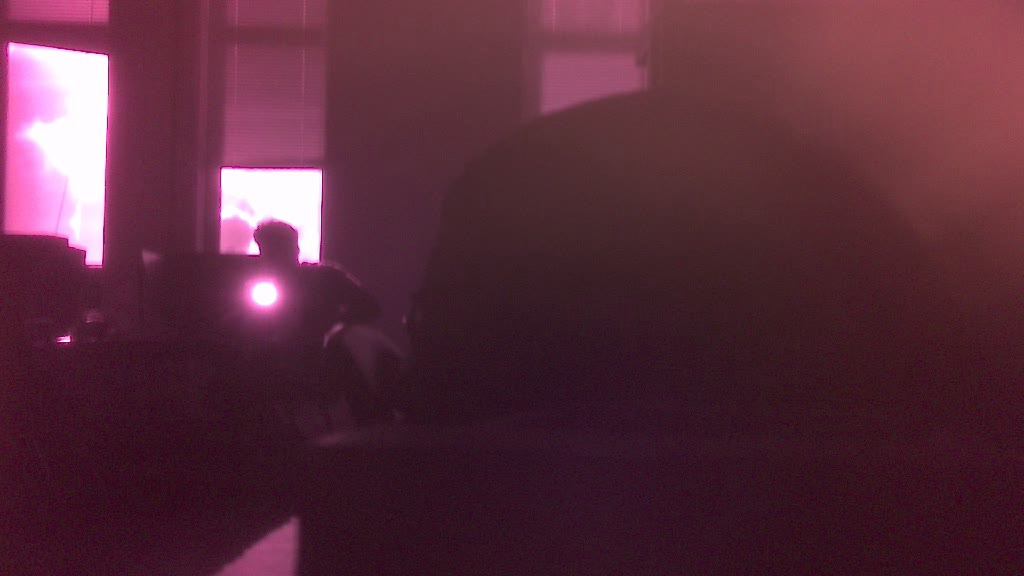
#> input picture Traditional_IR_Filtering/Images/target_10m.jpg, 1024 x 576 px
$ python -i traditional_IR_Detection_Video.py   (imports and definitions only)
#> lines starting #> are read from the running program, lines starting #| are printed output that depends on the picture; after the words box and inside, x2 and y2 are one past the last pixel; in counts of white or black regions, pixels touching at a corner belong together
import cv2
import numpy as np
import multiprocessing as mp
import time
import statistics
from skimage.measure import label, regionprops
from skimage.transform import hough_circle, hough_circle_peaks

video_path = "./Traditional_IR_Filtering/Videos/video_15_out.avi"
#video_path = "./Traditional_IR_Filtering/Videos/video_10metres.mp4"
#video_path = "./Traditional_IR_Filtering/Videos/video_20metres_out.avi"

# [1 line not run here, left out]

# Multiprocessing Parameters
MAX_WORKERS = mp.cpu_count()
FRAME_BUFFER_SIZE = 30  # Buffer size for processed frames


def process_frame(frame):
    """Processes a single frame, detects circles, segments the most circular object,
    and extracts pixel values from it."""

    start_time = time.time()

    # Resize frame to speed up processing
    frame = cv2.resize(frame, (640, 480))
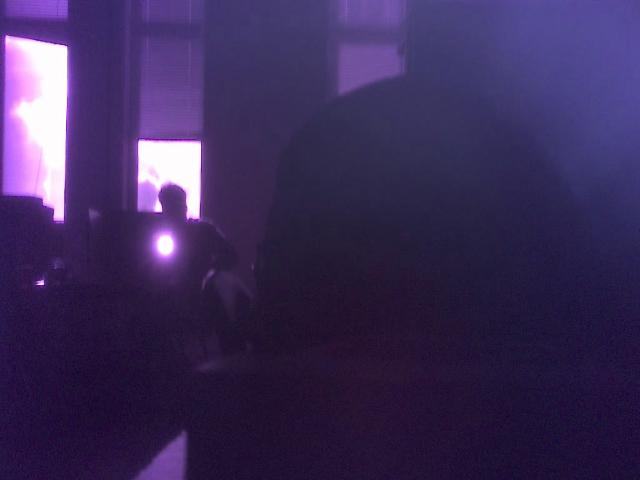
#> frame: shape (480, 640, 3); mean of channels 0, 1, 2 88.8, 43.9, 59.3; drawn as B, G, R

    # Convert to grayscale
    frame_gray = cv2.cvtColor(frame, cv2.COLOR_RGB2GRAY)
    frame_gray_norm = frame_gray / 255.0  # Normalize

    # thresholding
    binary_image = frame_gray_norm > 0.95
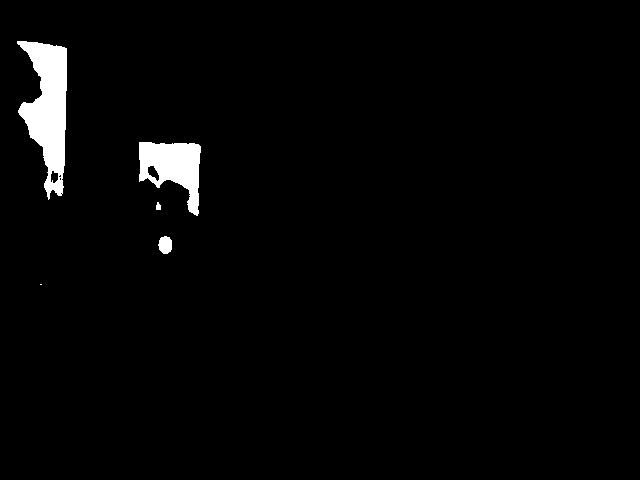
#> binary_image: shape (480, 640) bool; 2.4% white; 5 white regions (1 under 20 px), largest, box (x1, y1, x2, y2) and area: (17, 41, 67, 200) 4462, (139, 142, 201, 216) 2630, (158, 236, 172, 254) 198, (156, 202, 161, 210) 32

    # Remove large non-circular areas
    labeled_img = label(binary_image)
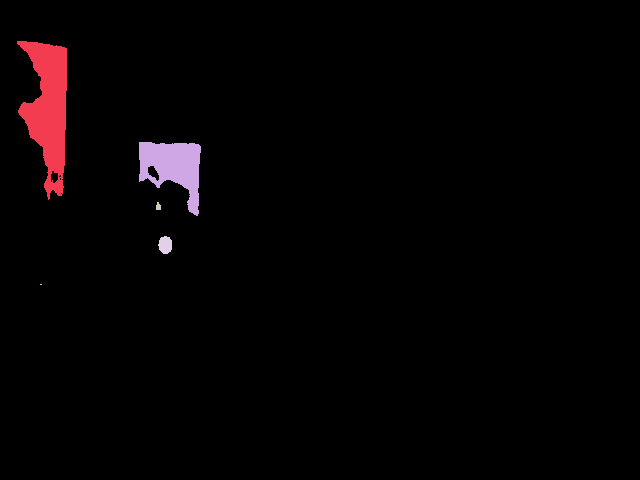
#> labeled_img: shape (480, 640) int32; 6 distinct labels, from 0 to 5; one colour per label, 0 black
    mask = np.zeros_like(binary_image, dtype=bool)

    for region in regionprops(labeled_img):
        if 10 <= region.area <= 500 and region.eccentricity < 0.68:
            mask[labeled_img == region.label] = True
#> this loop made 5 passes
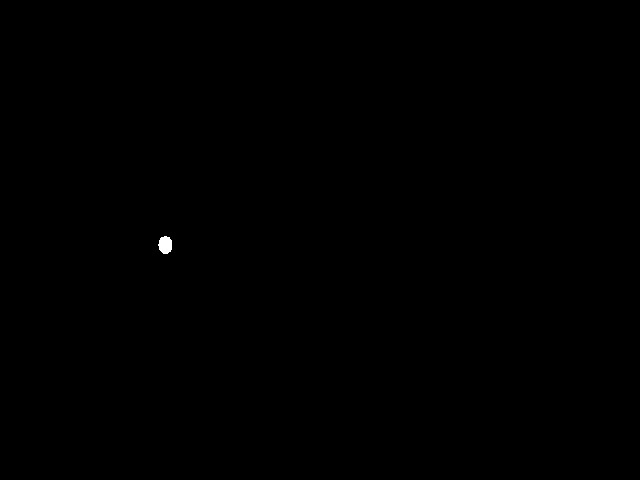
#> mask: shape (480, 640) bool; 0.06% white; 1 white region, box (x1, y1, x2, y2) and area: (158, 236, 172, 254) 198

    # Apply Canny Edge Detection
    edges = cv2.Canny((mask * 255).astype(np.uint8), 50, 150)
#> edges: shape (480, 640); 0.02% white in thin lines or dots, all inside (x1, y1, x2, y2) = (158, 235, 172, 254)

    # Detect circles using Hough Transform
    hough_radii = np.arange(15, 100, 5)  # Search for circles in this range
    hough_res = hough_circle(edges, hough_radii)
    accums, cx, cy, radii = hough_circle_peaks(hough_res, hough_radii, total_num_peaks=5)
#> accums = [0.159, 0.148, 0.125, 0.117, 0.114]; cx = [173, 156, 156, 151, 165]; cy = [244, 244, 247, 245, 238]; radii = [15, 15, 15, 20, 15]

    # Find the most circular object
    most_circular_idx = None
    lowest_eccentricity = float("inf")

    for i, (x, y, r) in enumerate(zip(cx, cy, radii)):
        region_mask = np.zeros_like(mask, dtype=np.uint8)
        cv2.circle(region_mask, (x, y), r, 1, -1)
        labeled_mask = label(region_mask)
        regions = regionprops(labeled_mask)

        if regions:
            eccentricity = regions[0].eccentricity
            if eccentricity < lowest_eccentricity:
                lowest_eccentricity = eccentricity
                most_circular_idx = i
#> this loop made 5 passes
#> (x, y, r, lowest_eccentricity, most_circular_idx) on pass 1: (173, 244, 15, 0, 0)
#> (x, y, r) on passes 2 to 5: (156, 244, 15), (156, 247, 15), (151, 245, 20), (165, 238, 15)
#> pass 1, in process_frame, `labeled_mask = label(region_mask)`:
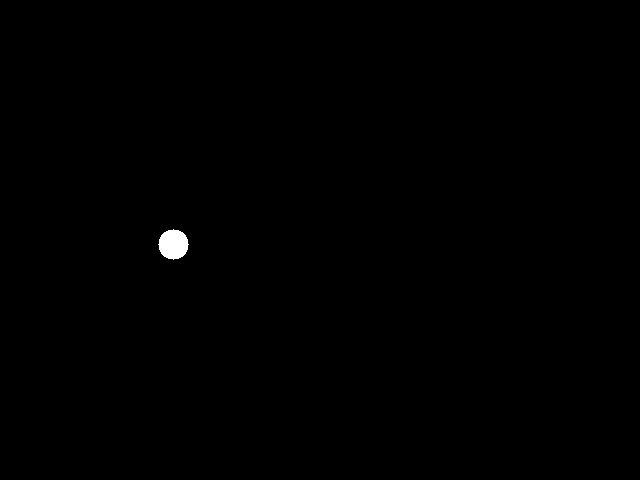
#> labeled_mask: shape (480, 640) int64; values 0 (black) and 1 (white), 0.23% white; 1 white region, box (x1, y1, x2, y2) and area: (158, 229, 189, 260) 709
#> after the loop:
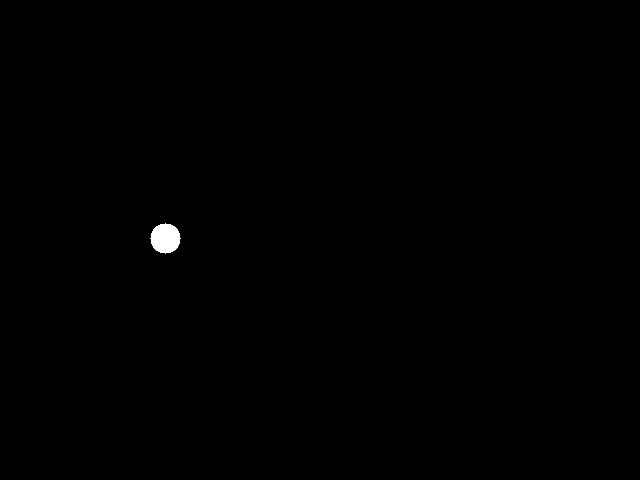
#> labeled_mask: shape (480, 640) int64; values 0 (black) and 1 (white), 0.23% white; 1 white region, box (x1, y1, x2, y2) and area: (150, 223, 181, 254) 709
#> after the loop, lowest_eccentricity = 0; most_circular_idx = 0

    # Prepare output images
    frame_display = cv2.cvtColor(frame_gray, cv2.COLOR_GRAY2BGR)  # Convert grayscale to color for visualization
    segmented_image = np.zeros_like(frame_gray)  # Black background for segmented region

    if most_circular_idx is not None:
        x, y, r = cx[most_circular_idx], cy[most_circular_idx], radii[most_circular_idx]
#> x = 173; y = 244; r = 15

        # Create a circular mask for the segmented region
        circle_mask = np.zeros_like(frame_gray, dtype=np.uint8)
        cv2.circle(circle_mask, (x, y), r, 255, -1)

        # Create a blank grayscale image for visualization
        segmented_image = np.zeros_like(frame_gray)

        # Apply threshold (keep only values > 230)
        threshold_mask = (frame_gray > 230) & (circle_mask == 255)
#> threshold_mask: shape (480, 640) bool; 0.07% white; 1 white region, box (x1, y1, x2, y2) and area: (158, 236, 173, 254) 216

        # Apply the threshold to the segmented image
        segmented_image[threshold_mask] = frame_gray[threshold_mask]

        # Draw the detected circle on the frame display
        cv2.circle(frame_display, (x, y), r, (0, 255, 0), 2)  # Green circle
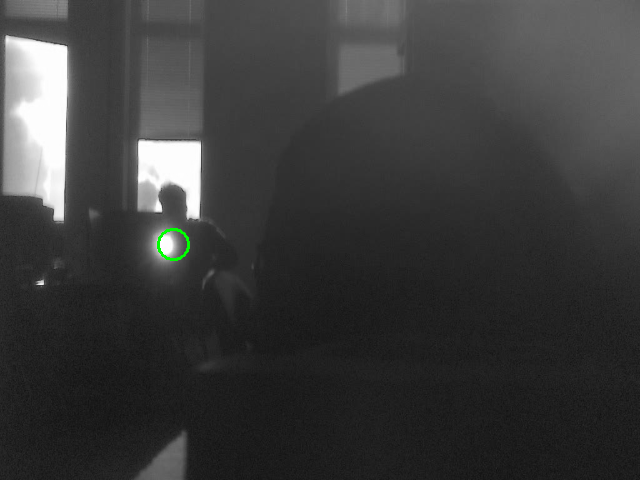
#> frame_display: shape (480, 640, 3); mean B, G, R 59, 59.2, 59

    end_time = time.time()
    return (frame_display, segmented_image, end_time - start_time)


# [72 lines left out: functions display_frames, main, not called in this run]


# [2 lines not run here, left out]

>>> import cv2
>>> picture = cv2.cvtColor(cv2.imread('Images/target_10m.jpg'), cv2.COLOR_BGR2RGB)
>>> result = process_frame(picture)

$ run again, on Traditional_IR_Filtering/Images/target_15m_dark_conditions.jpg
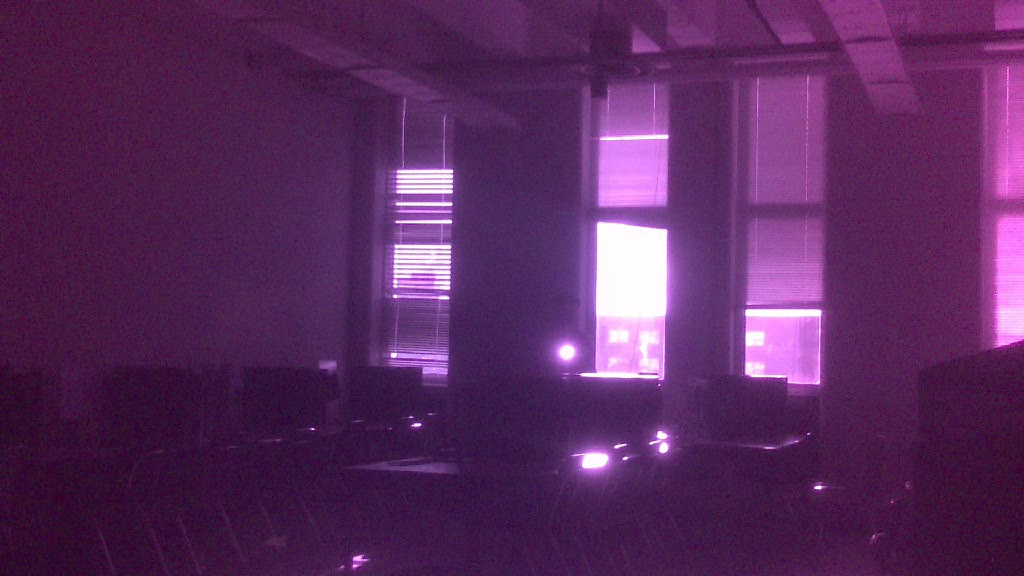
#> input picture Traditional_IR_Filtering/Images/target_15m_dark_conditions.jpg, 1024 x 576 px
#> in process_frame, `binary_image = frame_gray_norm > 0.95`:
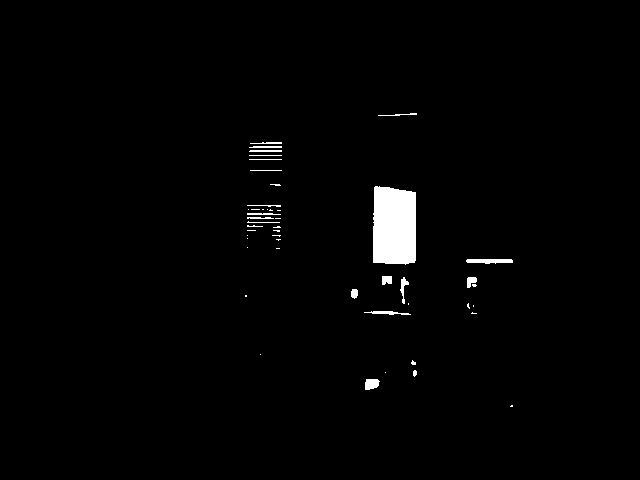
#> binary_image: shape (480, 640) bool; 1.5% white; 48 white regions (27 under 20 px), largest, box (x1, y1, x2, y2) and area: (373, 186, 416, 265) 3183, (466, 259, 513, 264) 191, (365, 379, 380, 390) 134
#> labeled_img: shape (480, 640) int32; 49 distinct labels, from 0 to 48
#> the loop in process_frame, `for region in regionprops(labeled_img):` made 48 passes
#> edges: shape (480, 640); 0.02% white in thin lines or dots, all inside (x1, y1, x2, y2) = (350, 275, 392, 299)
#> accums = [0.114, 0.114, 0.114, 0.114, 0.114]; cx = [376, 388, 372, 342, 386]; cy = [279, 298, 292, 293, 290]; radii = [15, 15, 15, 15, 15]
#> the loop in process_frame, `for i, (x, y, r) in enumerate(zip(cx, cy, radii)):` made 5 passes
#> (x, y, lowest_eccentricity, most_circular_idx) on pass 1: (376, 279, 0, 0)
#> after the loop in process_frame, `for i, (x, y, r) in enumerate(zip(cx, cy, radii)):`: lowest_eccentricity = 0
#> in process_frame, `x, y, r = cx[most_circular_idx], cy[most_circular_idx], radii[most_cir..`: x = 376; y = 279; r = 15
#> circle_mask: shape (480, 640); 0.23% white; 1 white region, box (x1, y1, x2, y2) and area: (361, 264, 392, 295) 709
#> threshold_mask: shape (480, 640) bool; 0.03% white; 2 white regions (1 under 20 px), largest, box (x1, y1, x2, y2) and area: (381, 274, 392, 285) 100
#> in process_frame, `cv2.circle(frame_display, (x, y), r, (0, 255, 0), 2)`:
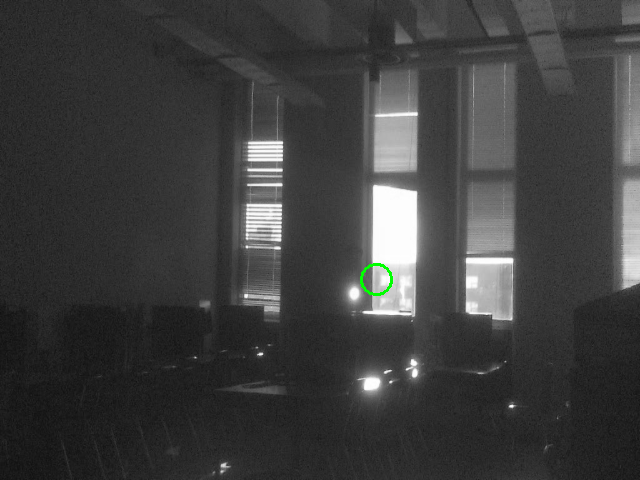
#> frame_display: shape (480, 640, 3); mean B, G, R 61.9, 62.2, 61.9

$ run again, on Traditional_IR_Filtering/Images/target_15m_light_conditions.jpg
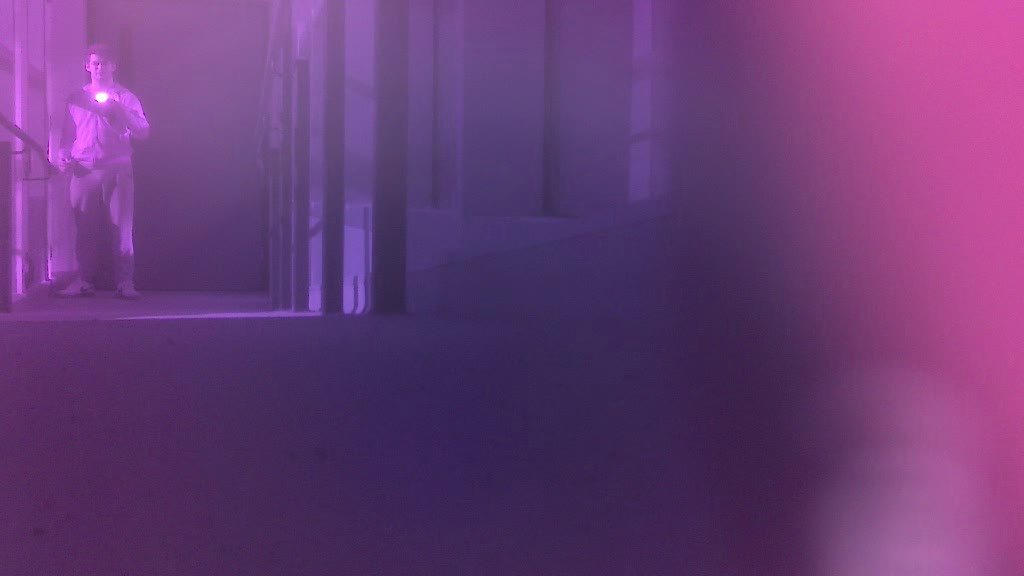
#> input picture Traditional_IR_Filtering/Images/target_15m_light_conditions.jpg, 1024 x 576 px
#> in process_frame, `frame = cv2.resize(frame, (640, 480))`:
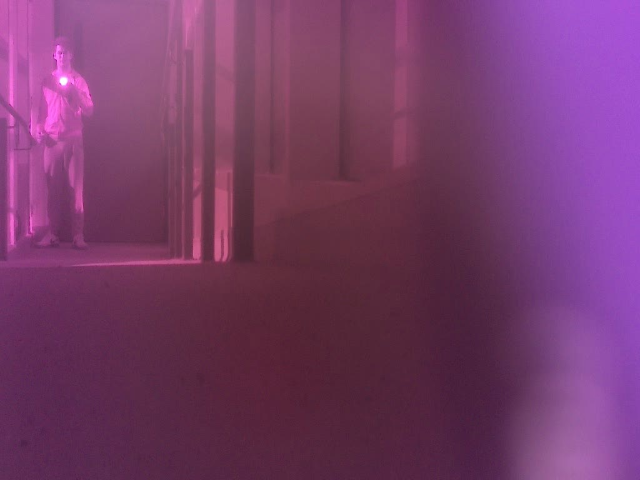
#> frame: shape (480, 640, 3); mean of channels 0, 1, 2 104.8, 59.2, 117.7; drawn as B, G, R
#> binary_image: shape (480, 640) bool; 0.01% white; 1 white region, box (x1, y1, x2, y2) and area: (60, 78, 67, 84) 29
#> the loop in process_frame, `for region in regionprops(labeled_img):` made 1 pass
#> edges: shape (480, 640); 0.01% white in thin lines or dots, all inside (x1, y1, x2, y2) = (60, 77, 67, 84)
#> accums = [0.0795, 0.0682, 0.0682, 0.0682, 0.0682]; cx = [64, 63, 75, 75, 62]; cy = [68, 98, 79, 82, 68]; radii = [15, 15, 15, 15, 15]
#> the loop in process_frame, `for i, (x, y, r) in enumerate(zip(cx, cy, radii)):` made 5 passes
#> (x, y, lowest_eccentricity, most_circular_idx) on pass 1: (64, 68, 0, 0)
#> after the loop in process_frame, `for i, (x, y, r) in enumerate(zip(cx, cy, radii)):`: lowest_eccentricity = 0
#> in process_frame, `x, y, r = cx[most_circular_idx], cy[most_circular_idx], radii[most_cir..`: x = 64; y = 68; r = 15
#> circle_mask: shape (480, 640); 0.23% white; 1 white region, box (x1, y1, x2, y2) and area: (49, 53, 80, 84) 709
#> threshold_mask: shape (480, 640) bool; 0.01% white; 1 white region, box (x1, y1, x2, y2) and area: (60, 78, 67, 84) 34
#> in process_frame, `cv2.circle(frame_display, (x, y), r, (0, 255, 0), 2)`:
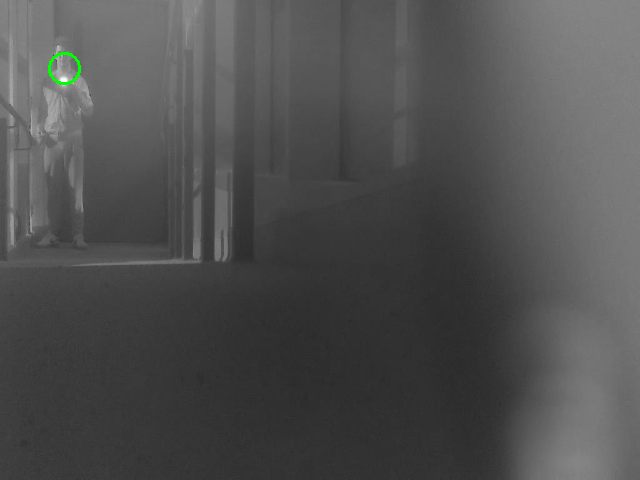
#> frame_display: shape (480, 640, 3); mean B, G, R 79.4, 79.6, 79.4
